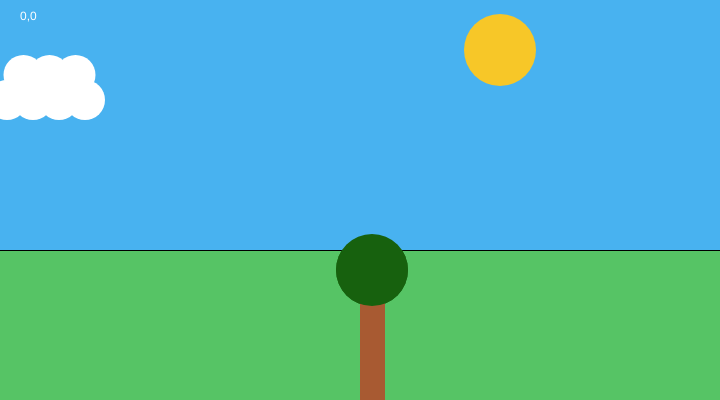
Frame 1 (no input)
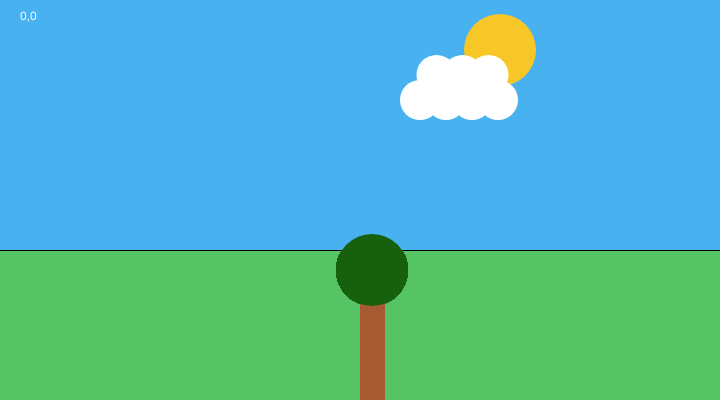
Frame 60 (no input)
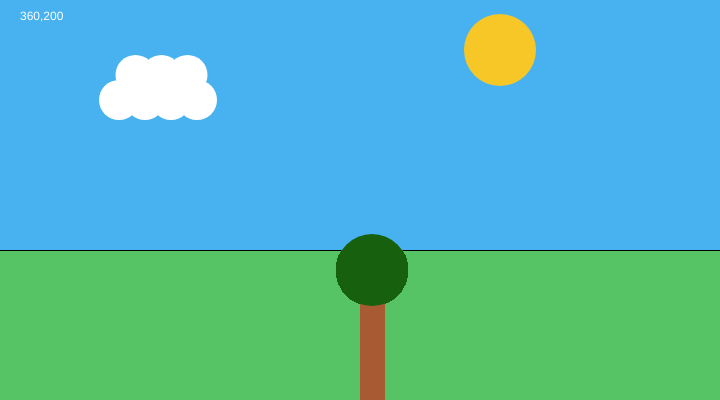
Frame 120 (the mouse pressed at the canvas centre since frame 60)

The p5.js sketch that drew these frames (run headless with seeded random() and noise() and a simulated clock; from frame 60 on, the mouse is pressed at the canvas centre):

// p5.js sketch
// ── sketch.js
var x = 0;

function setup() {
  createCanvas(720, 400);
  background(0);
  noStroke();

  fill('#48b2f0');
  rect(0, 0, 720, 250);

  fill('#56c465');
  rect(0, 251, 720, 150)

  fill('#a85a32');
  rect(360, 300, 25, 100);

  fill('#17610e');
  ellipse(372, 270, 72, 72);

  fill('#f7c728');
  ellipse(500, 50, 72, 72);

  fill(255);
  ellipse(x, 100, 40, 40);
  x = x + 1 ;
  if (x > 720) x = 0 ;

  fill(255);
  ellipse(x + 25, 100, 40, 40);
  x = x + 1 ;
  if (x > 720) x = 0 ;

  fill(255);
  ellipse(x + 50, 100, 40, 40);
  x = x + 1 ;
  if (x > 720) x = 0 ;

  fill(255);
  ellipse(x + 75, 100, 40, 40);
  x = x + 1 ;
  if (x > 720) x = 0 ;

  fill(255);
  ellipse(x + 12.5, 75, 40, 40);
  x = x + 1 ;
  if (x > 720) x = 0 ;

  fill(255);
  ellipse(x + 37.5, 75, 40, 40);
  x = x + 1 ;
  if (x > 720) x = 0 ;

  fill(255);
  ellipse(x + 62.5, 75, 40, 40);
  x = x + 1 ;
  if (x > 720) x = 0 ;
}

function draw() {

  fill('#48b2f0');
  rect(0, 0, 720, 250);

  fill('#a85a32');
  rect(360, 300, 25, 100);

  fill('#17610e');
  ellipse(372, 270, 72, 72);

  fill('#f7c728');
  ellipse(500, 50, 72, 72);

  fill(255);
  ellipse(x, 100, 40, 40);
  x = x + 1 ;
  if (x > 720) x = 0 ;

  fill(255);
  ellipse(x + 25, 100, 40, 40);
  x = x + 1 ;
  if (x > 720) x = 0 ;

  fill(255);
  ellipse(x + 50, 100, 40, 40);
  x = x + 1 ;
  if (x > 720) x = 0 ;

  fill(255);
  ellipse(x + 75, 100, 40, 40);
  x = x + 1 ;
  if (x > 720) x = 0 ;

  fill(255);
  ellipse(x + 12.5, 75, 40, 40);
  x = x + 1 ;
  if (x > 720) x = 0 ;

  fill(255);
  ellipse(x + 37.5, 75, 40, 40);
  x = x + 1 ;
  if (x > 720) x = 0 ;

  fill(255);
  ellipse(x + 62.5, 75, 40, 40);
  x = x + 1 ;
  if (x > 720) x = 0 ;

  fill(255);
  text(mouseX + ',' + mouseY, 20, 20);

}

function mouseReleased() {

  console.log(mouseX + ',' + mouseY) ;
}
